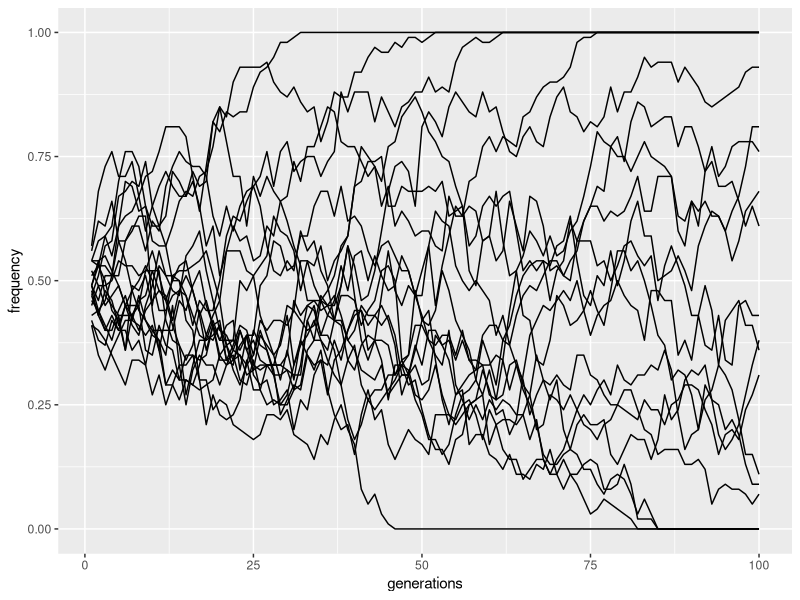

This chart was generated by the following R code: (Note: this script raises an error after producing the figure.)
## simulator of genetic drift

# install.packages("ggplot2")
library(ggplot2)

# options( expressions = 5e5 )

# usage 'drift' function - drift(number_idividuals, starting_allele_frequency,number_generations, number_mutations)

drift <- function(num_samp,start_freq, num_gen,num_rep){c <- ggplot() + 
  ylim(0,1)
drift <- function(){
  alleles <- c(rep("A", num_samp * start_freq), rep("a", num_samp * (1-start_freq)))  
  a <- replicate(num_gen, {
    alleles <<- sample(alleles, num_samp, replace = T)
    length(alleles[alleles == "A"]) / num_samp
  })
  data.frame(generations=seq(1:num_gen),frequency=a)
}
b <- drift()
invisible(sapply(1:num_rep, function(x){
  b <- drift()
  c <<- c + geom_line(data=b,aes(x=generations,y=frequency))
}))
c}

drift(100,0.5,100,20)

# loop 100 times; X sec delay between plots
while(x<100) {print(drift(100,0.5,100,20))
    delay <- 5
    now <- proc.time()[3]
  while(proc.time()[3] < (now + delay)) {dum <- 0}
x<- x+1
    }

